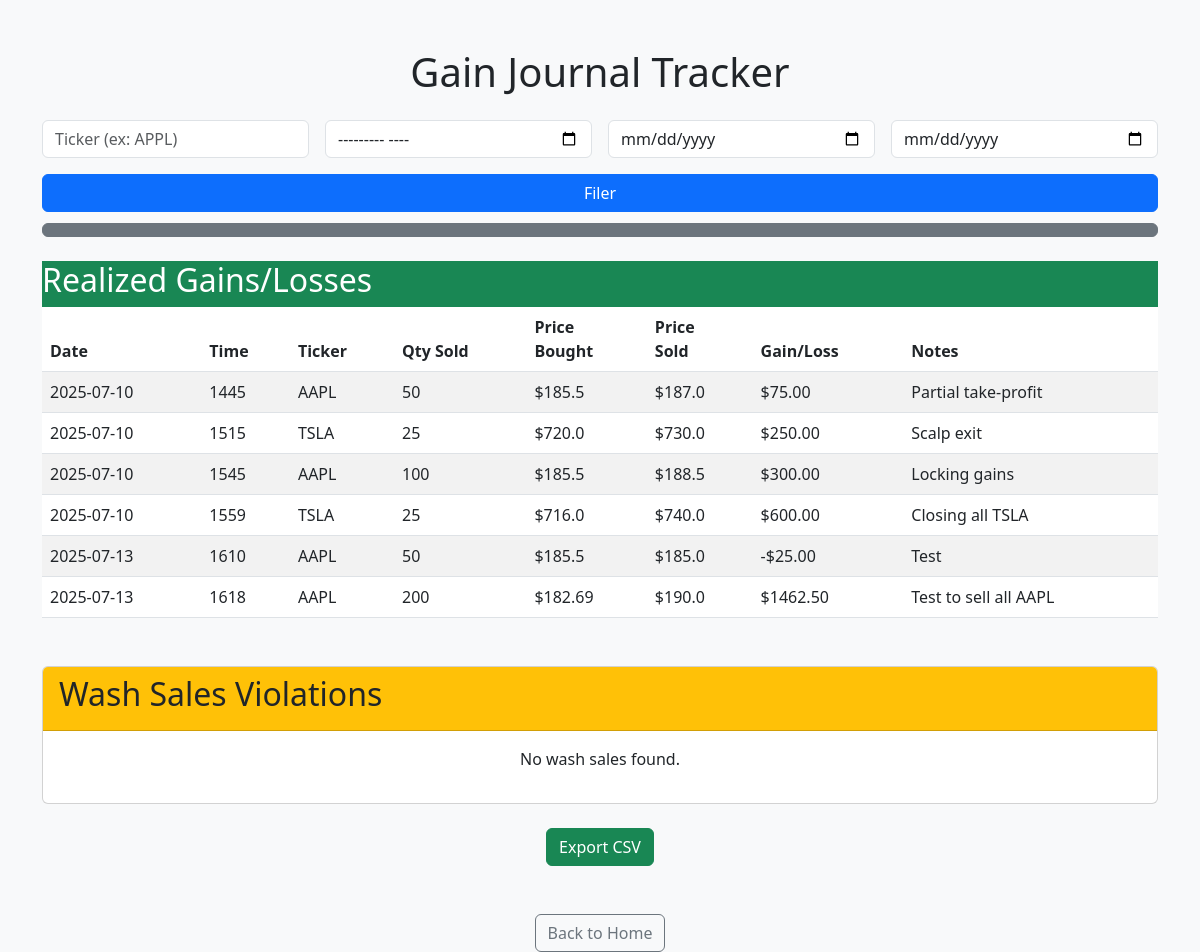
The page /report on the database as committed earlier.
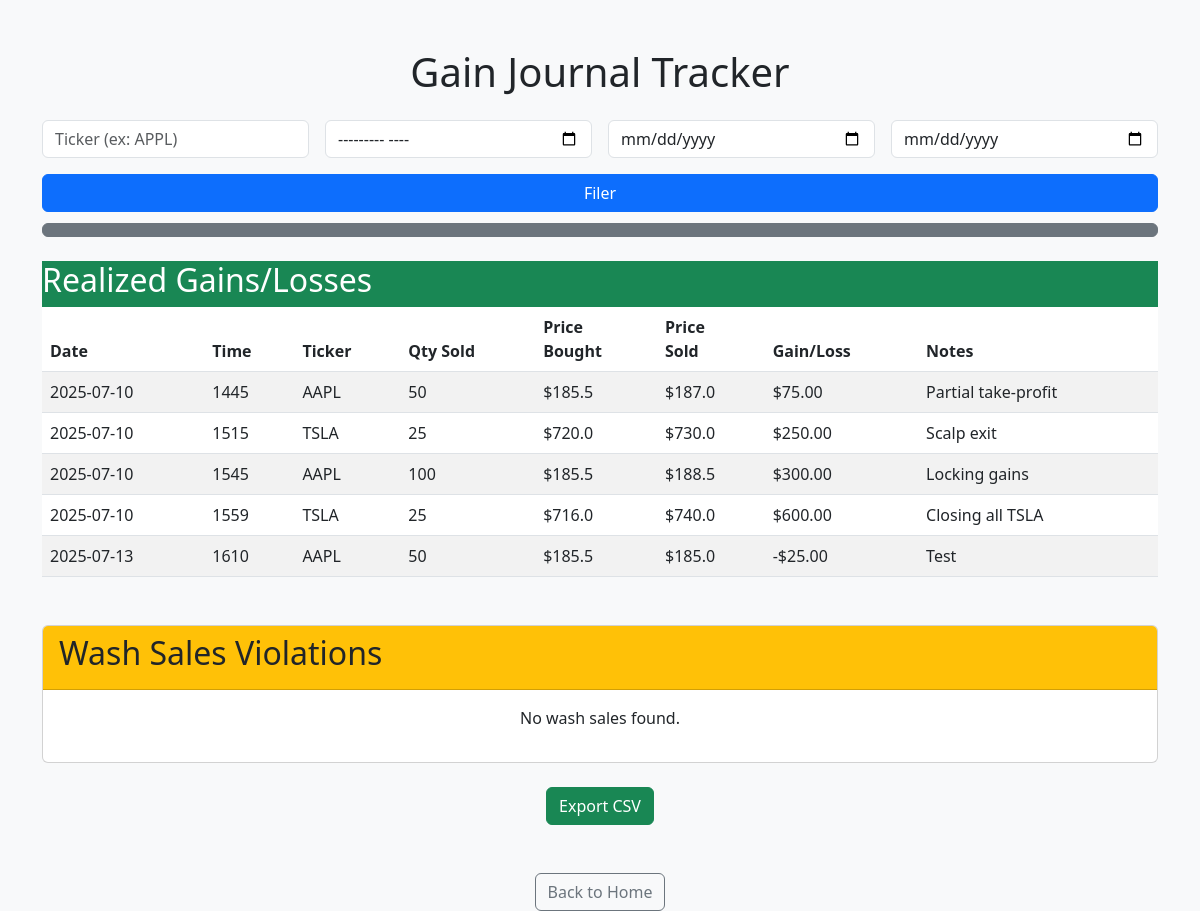
The same page on the database as committed later.
### tables this page shows
CREATE TABLE "stocks" (
	"id"	INTEGER UNIQUE,
	"date"	DATE NOT NULL,
	"time"	TEXT NOT NULL,
	"ticker"	VARCHAR(10) NOT NULL,
	"action"	VARCHAR(10) NOT NULL,
	"quantity"	INT NOT NULL,
	"price"	DECIMAL(10, 2) NOT NULL,
	"notes"	TEXT,
	PRIMARY KEY("id" AUTOINCREMENT)
);

### app.py (the view)
@app.route('/report')
def report():
    ticker = request.args.get('ticker')
    month = request.args.get('month')
    start_date = request.args.get('start_date')
    end_date = request.args.get('end_date')
    trades = fetch_trades(ticker, month, start_date, end_date)
    gains = calculate_gain(trades)
    wash_sales = detect_wash_sale(trades)
    return render_template('report.html', gains=gains, wash_sales=wash_sales)

### logic/gain_loss.py (called while the page is built)
def fetch_trades(ticker=None, month=None, start_date=None, end_date=None):
    conn = sqlite3.connect('database.db')
    conn.row_factory = sqlite3.Row
    cursor = conn.cursor()
    query = 'SELECT * FROM stocks WHERE 1=1'
    params = []
    if ticker:
        query += ' AND ticker = ?'
        params.append(ticker)
    if month:
        query += ' AND strftime("%Y-%m", date) = ?'
        params.append(month)
    if start_date:
        query += ' AND date >= ?'
        params.append(datetime.strptime(start_date, '%Y-%m-%d').date())
    if end_date:
        query += ' AND date <= ?'
        params.append(datetime.strptime(end_date, '%Y-%m-%d').date())
    query += ' ORDER BY date ASC'
    cursor.execute(query, params)
    rows = cursor.fetchall()
    conn.close()
    return [dict(row) for row in rows]

### logic/wash_sale.py (called while the page is built, shortened)
def detect_wash_sale(trades):
    trades = sorted(trades, key=lambda x: (x['ticker'], x['date']) )
    flagged_trades = []
    for i, trade in enumerate(trades):
        if trade['action'] != 'SELL':
            continue
        sell_date = datetime.strptime(trade['date'], '%Y-%m-%d')
        sell_prce = float(trade['price'])
        sell_quantity = int(trade['quantity'])
        prior_buys = [t for t in trades[:i] if t['action'] == 'BUY' and t['ticker'] == trade['ticker']]
        if not prior_buys:
            continue
        cost_basis = float(prior_buys[-1]['price'])
        gain = (sell_prce - cost_basis) * sell_quantity
        if gain >= 0:
            continue # not a lost so not a wash sale
    return flagged_trades

### templates/report.html (shortened to what this page needs)
<!DOCTYPE html>
<html lang="en">
<head>
	<link href="https://cdn.jsdelivr.net/npm/bootstrap@5.3.0/dist/css/bootstrap.min.css" rel="stylesheet">
</head>
<body class="bg-light">
	<div class="container mt-5">
		<h1 class="text-center mb-4">Gain Journal Tracker</h1>
		<form method="GET" action="/report" class="row g-3 mb-4">
			<div class="col-md-3">
				<input type="text" name="ticker" class="form-control" placeholder="Ticker (ex: APPL)"/>
			</div>
			<div class="col-md-3">
				<input type="month" name="month" class="form-control" placeholder=""/>
			</div>
			<div class="col-md-3">
				<input type="date" name="start_date" class="form-control" placeholder=""/>
			</div>
			<div class="col-md-3">
				<input type="date" name="end_date" class="form-control" placeholder="End"/>
			</div>
			<div class="col-md-12">
				<button type="submit" class="btn btn-primary w-100">Filer</button>
				<a href="/report" class="btn btn-secondary w-100 mt-2"></a>
			</div>
		</form>
		<div class="card-header bg-success text-white mb-5">
			<h2>Realized Gains/Losses</h2>
			<div class="card-body">
				{% if gains %}
					<table class="table table-striped">
						<thead>
							<tr>
								<th>Date</th>
								<th>Time</th>
								<th>Ticker</th>
								<th>Qty Sold</th>
								<th>Price <br/> Bought</th>
								<th>Price <br/> Sold</th>
								<th>Gain/Loss</th>
								<th>Notes</th>
							</tr>
						</thead>
						<tbody>
							{% for gain in gains %}
								<tr>
									<td>{{ gain.date }}</td>
									<td>{{ gain.time }}</td>
									<td>{{ gain.ticker }}</td>
									<td>{{ gain.quantity }}</td>
									<td>${{ gain.price_bought }}</td>
									<td>${{ gain.price_sold }}</td>
									<td>{{ gain.gain }}</td>
									<td>{{ gain.notes }}</td>
								</tr>
							{% endfor %}
						</tbody>
					</table>
				{% else %}
					<p class="text-center">No transactions found.</p>
				{% endif %}
			</div>
		</div>
		<div class="card">
			<div class="card-header bg-warning text-dark">
				<h2>Wash Sales Violations</h2>
			</div>
			<div class="card-body">
				{% if wash_sales %}
					<table class="table table-striped">
						<thead>
							<tr>
								<th>Sell Date</th>
								<th>Sell Time</th>
								<th>Ticker</th>
								<th> Disallowed Loss </th>
								<th> Buy Date Triggering <br/> Wash Sale</th>
							</tr>
						</thead>
						<tbody>
							{% for sale in wash_sales %}
								<tr>
									<td>{{ sale.sell_date }}</td>
									<td>{{ sale.ticker }}</td>
									<td>${{ sale.disallowed_loss }}</td>
									<td>{{ sale.matched_buy_date }}</td>
								</tr>
							{% endfor %}
						</tbody>
					</table>
				{% else %}
					<p class="text-center">No wash sales found.</p>
				{% endif %}
			</div>
		</div>
		{% if gains or wash_sales %}
			<div class="text-center mt-4">
				<a href="/export?ticker={{ request.args.get('ticker', '') }}&month={{ request.args.get('month', '') }}&start_date={{ request.args.get('start_date', '') }}&end_date={{ request.args.get('end_date', '') }}" class="btn btn-success">Export CSV</a>
			</div>
		{% endif %}
		<div class="text-center mt-5">
			<a href="/" class="btn btn-outline-secondary">Back to Home</a>
		</div>
	</div>
</body>
</html>

Rows that differ between the two databases and show on the page:
removed stocks: date "2025-07-13", time "1618", ticker "AAPL", quantity "200", price_bought "182.69", price_sold "190.0", gain "$1462.50", notes "Test to sell all AAPL"
